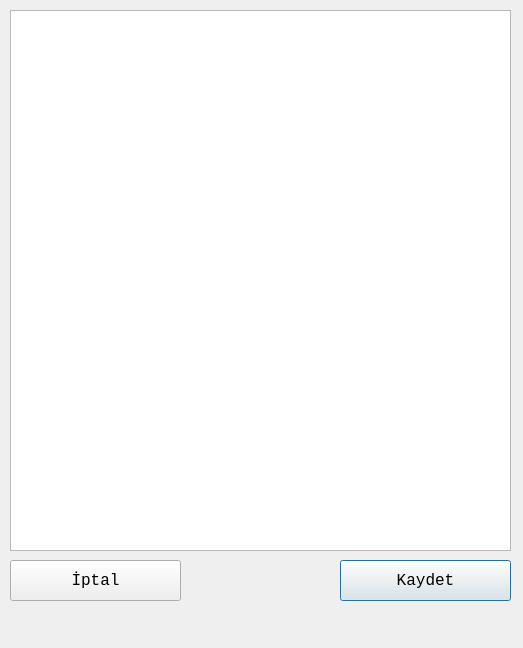
<?xml version="1.0" encoding="UTF-8"?>
<ui version="4.0">
 <class>HizliUrunEkleFormDialog</class>
 <widget class="QDialog" name="HizliUrunEkleFormDialog">
  <property name="geometry">
   <rect>
    <x>0</x>
    <y>0</y>
    <width>523</width>
    <height>648</height>
   </rect>
  </property>
  <property name="font">
   <font>
    <family>Monospace</family>
    <pointsize>12</pointsize>
   </font>
  </property>
  <property name="windowTitle">
   <string>Ürün Seç</string>
  </property>
  <property name="windowIcon">
   <iconset resource="images.qrc">
    <normaloff>:/images/ui/mhss.png</normaloff>:/images/ui/mhss.png</iconset>
  </property>
  <widget class="QTableView" name="StokKartlaritableView">
   <property name="geometry">
    <rect>
     <x>10</x>
     <y>10</y>
     <width>501</width>
     <height>541</height>
    </rect>
   </property>
   <property name="selectionMode">
    <enum>QAbstractItemView::SingleSelection</enum>
   </property>
   <property name="selectionBehavior">
    <enum>QAbstractItemView::SelectRows</enum>
   </property>
  </widget>
  <widget class="QPushButton" name="KaydetpushButton">
   <property name="geometry">
    <rect>
     <x>340</x>
     <y>560</y>
     <width>171</width>
     <height>41</height>
    </rect>
   </property>
   <property name="text">
    <string>Kaydet</string>
   </property>
   <property name="icon">
    <iconset resource="images.qrc">
     <normaloff>:/images/ui/check.png</normaloff>:/images/ui/check.png</iconset>
   </property>
   <property name="iconSize">
    <size>
     <width>32</width>
     <height>32</height>
    </size>
   </property>
  </widget>
  <widget class="QPushButton" name="IptalpushButton">
   <property name="geometry">
    <rect>
     <x>10</x>
     <y>560</y>
     <width>171</width>
     <height>41</height>
    </rect>
   </property>
   <property name="text">
    <string>İptal</string>
   </property>
   <property name="icon">
    <iconset resource="images.qrc">
     <normaloff>:/images/ui/remove.png</normaloff>:/images/ui/remove.png</iconset>
   </property>
   <property name="iconSize">
    <size>
     <width>32</width>
     <height>32</height>
    </size>
   </property>
  </widget>
 </widget>
 <resources>
  <include location="images.qrc"/>
 </resources>
 <connections/>
</ui>
